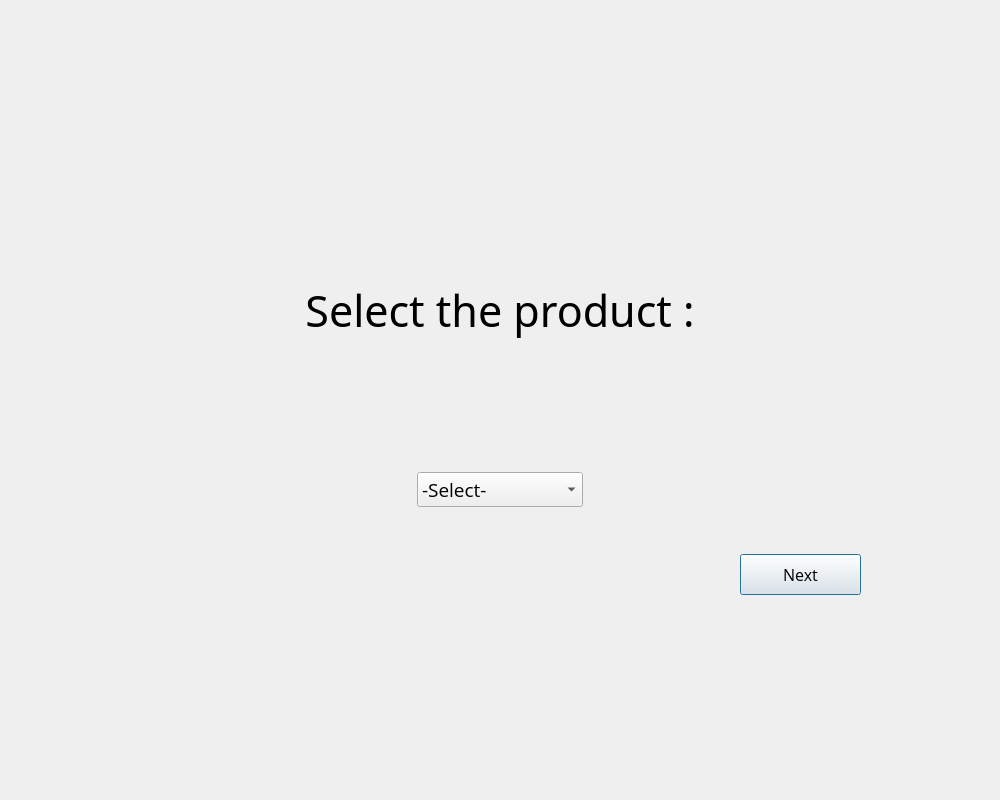
<?xml version="1.0" encoding="UTF-8"?>
<ui version="4.0">
 <class>Dialog</class>
 <widget class="QDialog" name="Dialog">
  <property name="geometry">
   <rect>
    <x>0</x>
    <y>0</y>
    <width>1000</width>
    <height>800</height>
   </rect>
  </property>
  <property name="font">
   <font>
    <family>Modern</family>
   </font>
  </property>
  <property name="windowTitle">
   <string>Dialog</string>
  </property>
  <layout class="QGridLayout" name="gridLayout">
   <item row="1" column="0">
    <widget class="QWidget" name="widget_3" native="true"/>
   </item>
   <item row="0" column="1">
    <widget class="QWidget" name="widget_5" native="true"/>
   </item>
   <item row="1" column="1">
    <widget class="QWidget" name="widget_2" native="true">
     <layout class="QGridLayout" name="gridLayout_2">
      <item row="0" column="0">
       <layout class="QVBoxLayout" name="verticalLayout">
        <property name="spacing">
         <number>120</number>
        </property>
        <item>
         <widget class="QLabel" name="label">
          <property name="sizePolicy">
           <sizepolicy hsizetype="Preferred" vsizetype="Preferred">
            <horstretch>0</horstretch>
            <verstretch>0</verstretch>
           </sizepolicy>
          </property>
          <property name="font">
           <font>
            <family>Centaur</family>
            <pointsize>32</pointsize>
            <strikeout>false</strikeout>
            <kerning>true</kerning>
           </font>
          </property>
          <property name="text">
           <string>Select the product :</string>
          </property>
          <property name="alignment">
           <set>Qt::AlignCenter</set>
          </property>
         </widget>
        </item>
        <item>
         <widget class="QWidget" name="widget" native="true">
          <layout class="QHBoxLayout" name="horizontalLayout">
           <item>
            <widget class="QComboBox" name="comboBox">
             <property name="enabled">
              <bool>true</bool>
             </property>
             <property name="sizePolicy">
              <sizepolicy hsizetype="Fixed" vsizetype="Fixed">
               <horstretch>0</horstretch>
               <verstretch>0</verstretch>
              </sizepolicy>
             </property>
             <property name="font">
              <font>
               <family>Open Sans</family>
               <pointsize>14</pointsize>
               <kerning>true</kerning>
              </font>
             </property>
             <item>
              <property name="text">
               <string>-Select-</string>
              </property>
             </item>
             <item>
              <property name="text">
               <string>Veg Burger</string>
              </property>
             </item>
             <item>
              <property name="text">
               <string>Chicken Burger</string>
              </property>
             </item>
             <item>
              <property name="text">
               <string>Falafel Burger</string>
              </property>
             </item>
             <item>
              <property name="text">
               <string>Cheese Burger</string>
              </property>
             </item>
             <item>
              <property name="text">
               <string>Fries</string>
              </property>
             </item>
             <item>
              <property name="text">
               <string>Coca-Cola</string>
              </property>
             </item>
            </widget>
           </item>
          </layout>
         </widget>
        </item>
       </layout>
      </item>
     </layout>
    </widget>
   </item>
   <item row="1" column="2">
    <widget class="QWidget" name="widget_4" native="true"/>
   </item>
   <item row="2" column="1">
    <widget class="QWidget" name="widget_6" native="true"/>
   </item>
   <item row="2" column="2">
    <widget class="QWidget" name="widget_7" native="true">
     <widget class="QPushButton" name="pushButton">
      <property name="geometry">
       <rect>
        <x>30</x>
        <y>20</y>
        <width>121</width>
        <height>41</height>
       </rect>
      </property>
      <property name="font">
       <font>
        <family>Open Sans</family>
        <pointsize>12</pointsize>
       </font>
      </property>
      <property name="styleSheet">
       <string notr="true"/>
      </property>
      <property name="text">
       <string>Next</string>
      </property>
     </widget>
    </widget>
   </item>
  </layout>
 </widget>
 <resources/>
 <connections/>
</ui>
